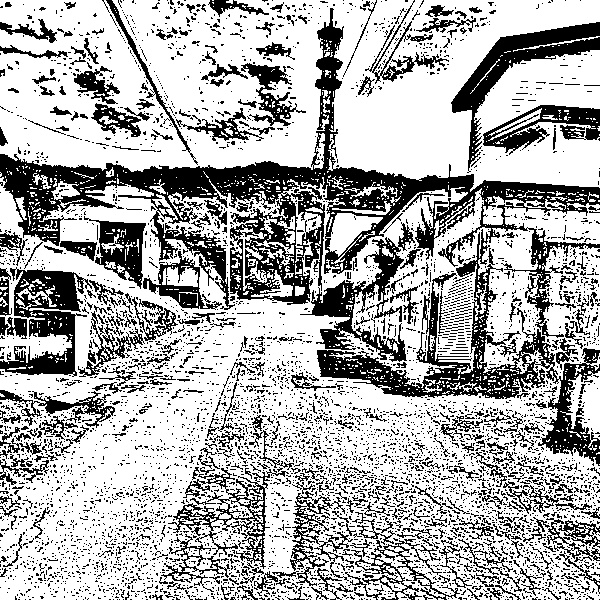
#> input picture gray_filter_practice/result/Japan_000003.jpg, 600 x 600 px, given as the content of the folder dataset, which was not available
$ python augmentation.py
#> lines starting #> are read from the running program, lines starting #| are printed output that depends on the picture; after the words box and inside, x2 and y2 are one past the last pixel; in counts of white or black regions, pixels touching at a corner belong together; pictures that were not available may be replaced by others from this repository, and a replacement may not be noted
import cv2
import numpy as np
import os
import copy
import platform

def padding(img_set):
    h,w,c = img_set.shape
    k = (h**2 + w**2)**(1/2)
    delta_w = k - w
    delta_h = k - h

    top, bottom = int((k - h)//2), int(delta_h - (k - h)//2)
    left, right = int((k - w)//2), int(delta_w - (k - w)//2)

    new_img = cv2.copyMakeBorder(img_set, top, bottom, left, right, cv2.BORDER_CONSTANT, value=[0, 0, 0])

    return new_img


def img_rot (img, degree):
    h, w = img.shape[:-1]

    crossLine = int(((w * h + h * w) ** 0.5))
    centerRotatePT = int(w / 2), int(h / 2)
    new_h, new_w = h, w

    rotatefigure = cv2.getRotationMatrix2D(centerRotatePT, degree, 1)
    result = cv2.warpAffine(img, rotatefigure, (new_w, new_h))

    return result


def img_add(idx, targets):
#> called with idx = 0, targets = 'Japan_000003.jpg'
    original_img = cv2.imread(f'dataset/{targets}')
#> original_img is the input picture: shape (600, 600, 3); min 0, max 255, mean 174.7
    pix = original_img[2,2]
#> pix = [253, 253, 253]
    BG_img = np.full((2400,2400, 3), pix, np.uint8)
#> BG_img: shape (2400, 2400, 3); every value is 253
    for i in range(5):
        for j in range(5):
            hpos = 480 * i
            vpos = 480 * j

            target_img = copy.deepcopy(original_img)

            target_img = padding(target_img)
            target_img = cv2.resize(target_img, (480, 480))
            target_img = img_rot(target_img, (5*j+i)*14.5)
            rows, cols, channels = target_img.shape
            roi = BG_img[vpos:rows+vpos, hpos:cols+hpos]

            img2gray = cv2.cvtColor(target_img, cv2.COLOR_BGR2GRAY)
            ret, mask = cv2.threshold(img2gray, 0, 255, cv2.THRESH_BINARY)
            mask_inv = cv2.bitwise_not(mask)

            bg = cv2.bitwise_and(roi, roi, mask=mask_inv)
            fg = cv2.bitwise_and(target_img, target_img, mask=mask)
            dst = cv2.add(bg, fg)
            BG_img[vpos:rows+vpos, hpos:cols+hpos] = dst
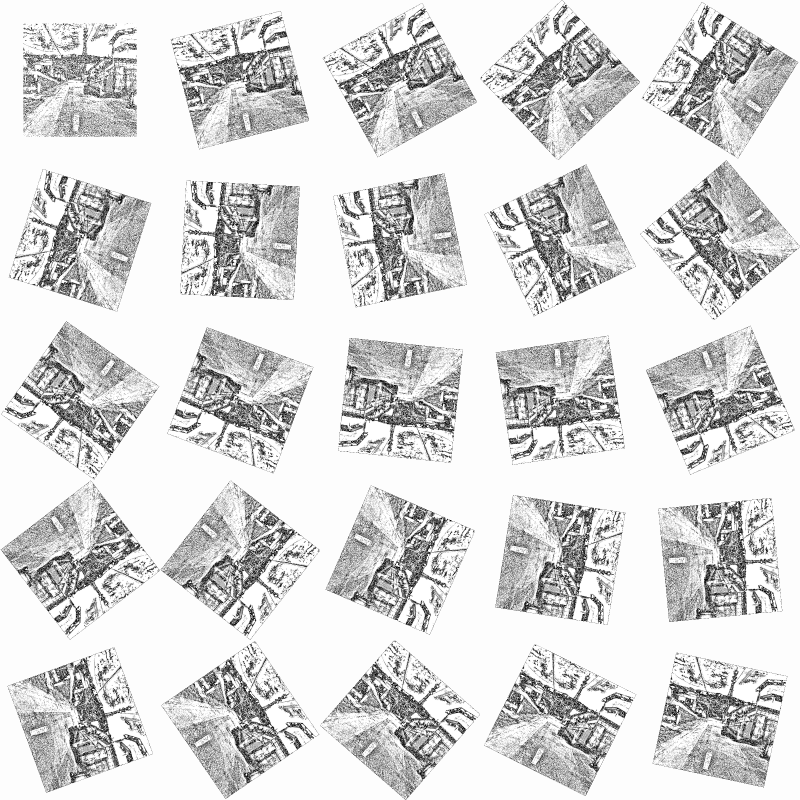
#> BG_img: shape (2400, 2400, 3) (shown at 1/3 size); min 1, max 255, mean 217.2
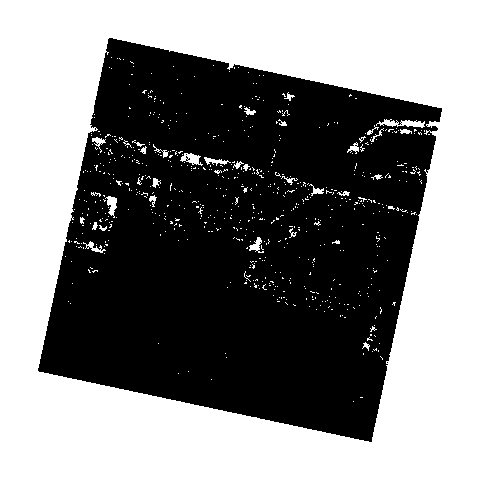
#> bg: shape (480, 480, 3); values 0 (black) and 253 (white), 51.1% white; 4 black regions (3 under 20 px), largest, box (x1, y1, x2, y2) and area: (38, 38, 442, 442) 112604
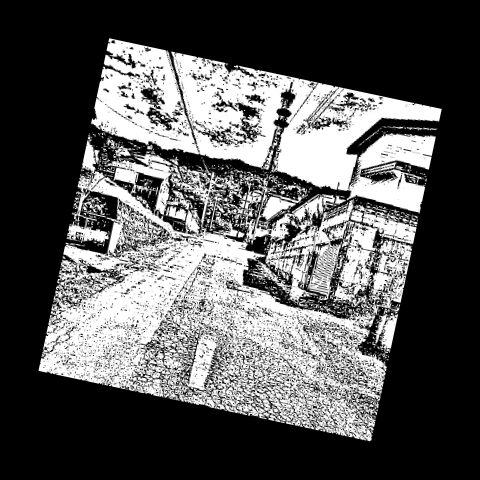
#> img2gray: shape (480, 480); min 0, max 255, mean 87.6
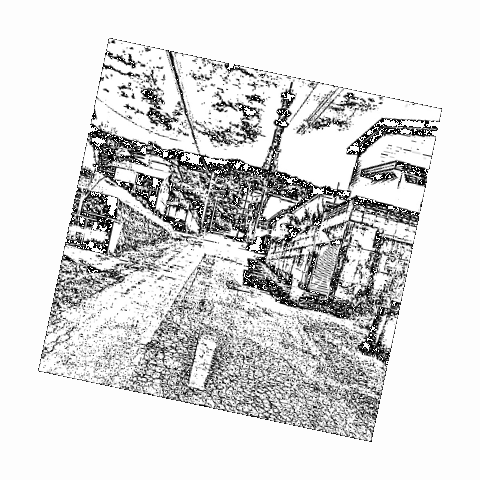
#> roi: shape (480, 480, 3); min 1, max 255, mean 217

    if platform.system() == 'Linux':
        cv2.imwrite(f'{os.getcwd()}/result/{targets}.jpg', BG_img)
    elif platform.system() == 'Windows':
        cv2.imwrite(f'{os.getcwd()}\\result\\{targets}.jpg', BG_img)


file_list = os.listdir('dataset')
print(file_list)
for idx, file_name in enumerate(file_list):
    img_add(idx, file_name)

$ run again, on gray_filter_practice/result/Japan_000085.jpg
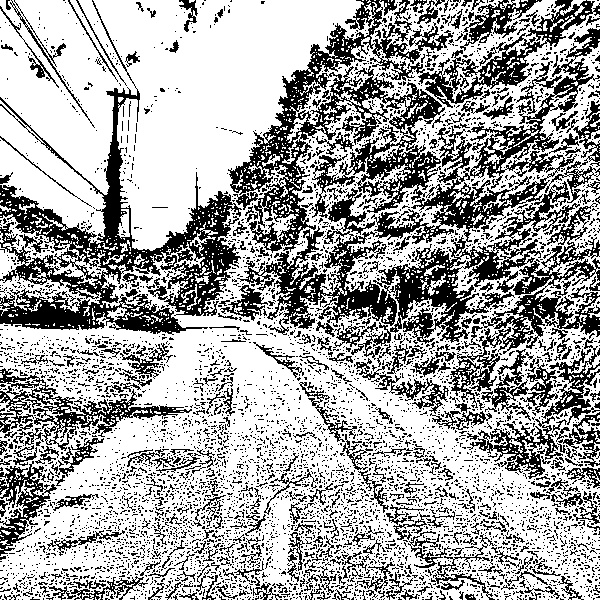
#> input picture gray_filter_practice/result/Japan_000085.jpg, 600 x 600 px, given as the content of the folder dataset, which was not available
#> in img_add, original_img is the input picture: shape (600, 600, 3); min 0, max 255, mean 167.4
#> pix = [255, 255, 255]
#> after the loop in img_add, `for i in range(5):`:
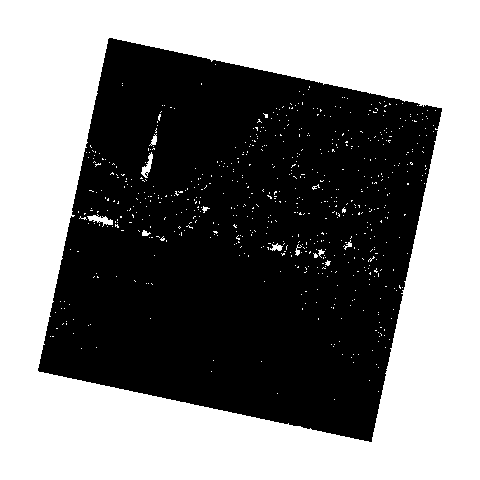
#> bg: shape (480, 480, 3); 50.4% white; 1 black region, box (x1, y1, x2, y2) and area: (38, 38, 442, 442) 114364
#> after the loop in img_add, `for i in range(5):`:
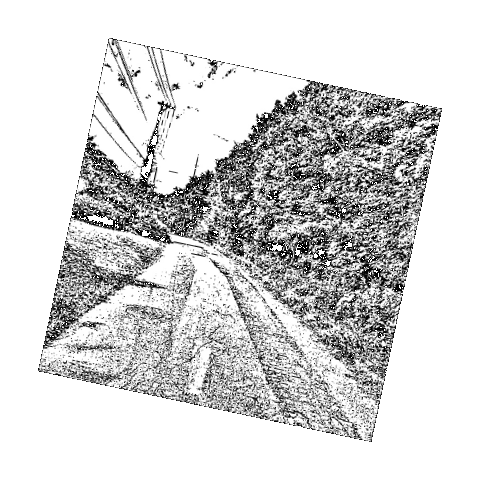
#> roi: shape (480, 480, 3); min 1, max 255, mean 212.4

$ run again, on gray_filter_practice/result/Japan_000093.jpg
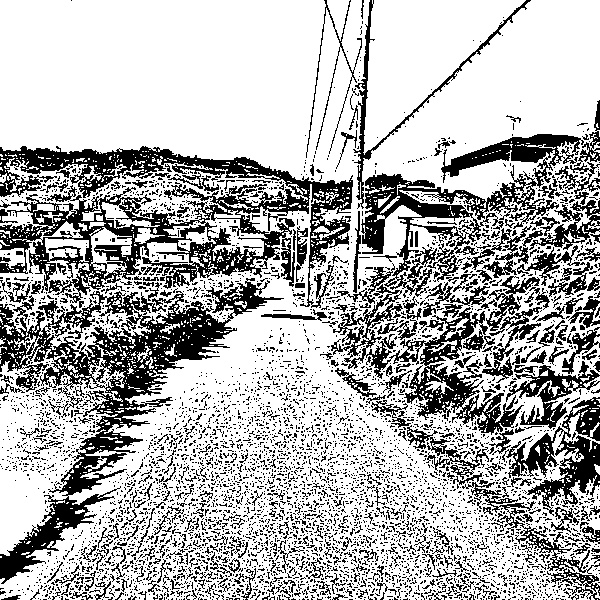
#> input picture gray_filter_practice/result/Japan_000093.jpg, 600 x 600 px, given as the content of the folder dataset, which was not available
#> in img_add, original_img is the input picture: shape (600, 600, 3); min 0, max 255, mean 179.1
#> pix = [255, 255, 255]
#> after the loop in img_add, `for i in range(5):`:
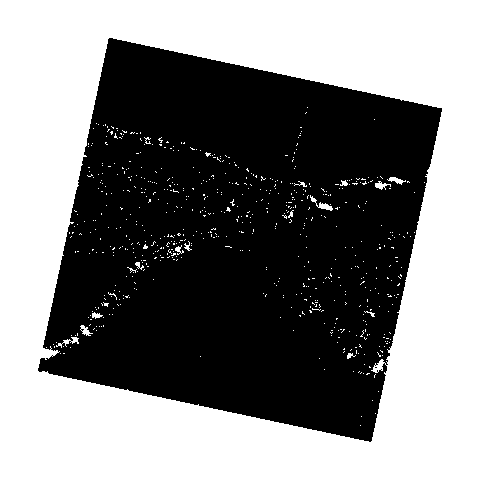
#> bg: shape (480, 480, 3); 50.5% white; 2 black regions (1 under 20 px), largest, box (x1, y1, x2, y2) and area: (38, 38, 442, 442) 113933
#> after the loop in img_add, `for i in range(5):`:
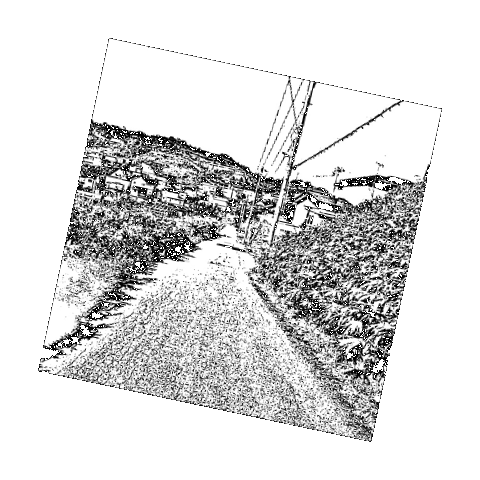
#> roi: shape (480, 480, 3); min 1, max 255, mean 218.7

$ run again, on gray_filter_practice/result/Japan_000117.jpg
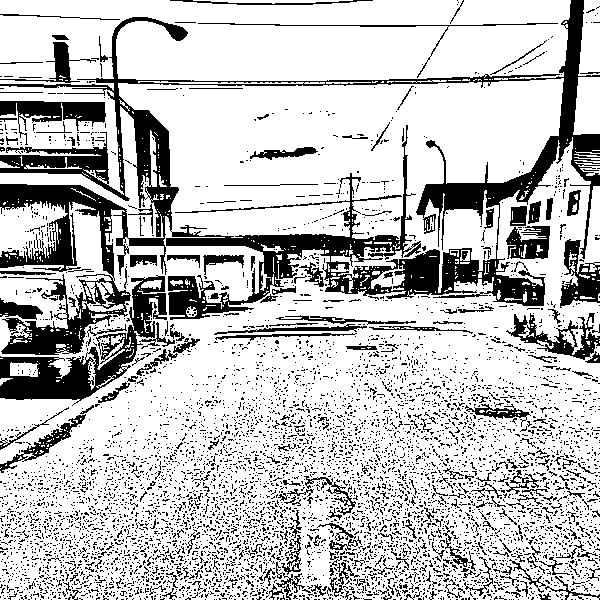
#> input picture gray_filter_practice/result/Japan_000117.jpg, 600 x 600 px, given as the content of the folder dataset, which was not available
#> in img_add, original_img is the input picture: shape (600, 600, 3); min 0, max 255, mean 193.9
#> pix = [255, 255, 255]
#> after the loop in img_add, `for i in range(5):`:
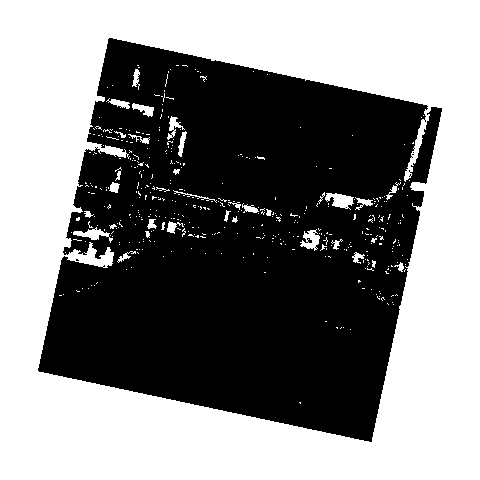
#> bg: shape (480, 480, 3); 51.9% white; 5 black regions (4 under 20 px), largest, box (x1, y1, x2, y2) and area: (38, 38, 442, 442) 110823
#> after the loop in img_add, `for i in range(5):`:
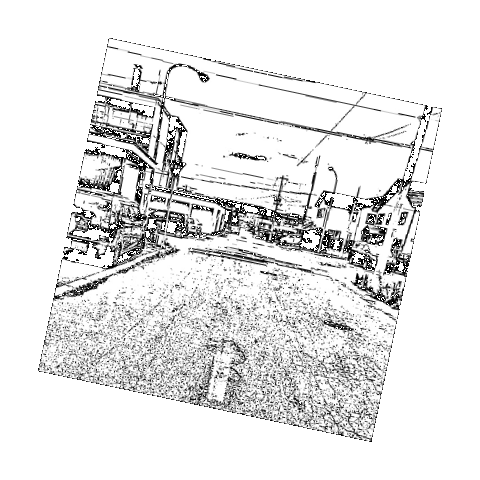
#> roi: shape (480, 480, 3); min 1, max 255, mean 229.6
